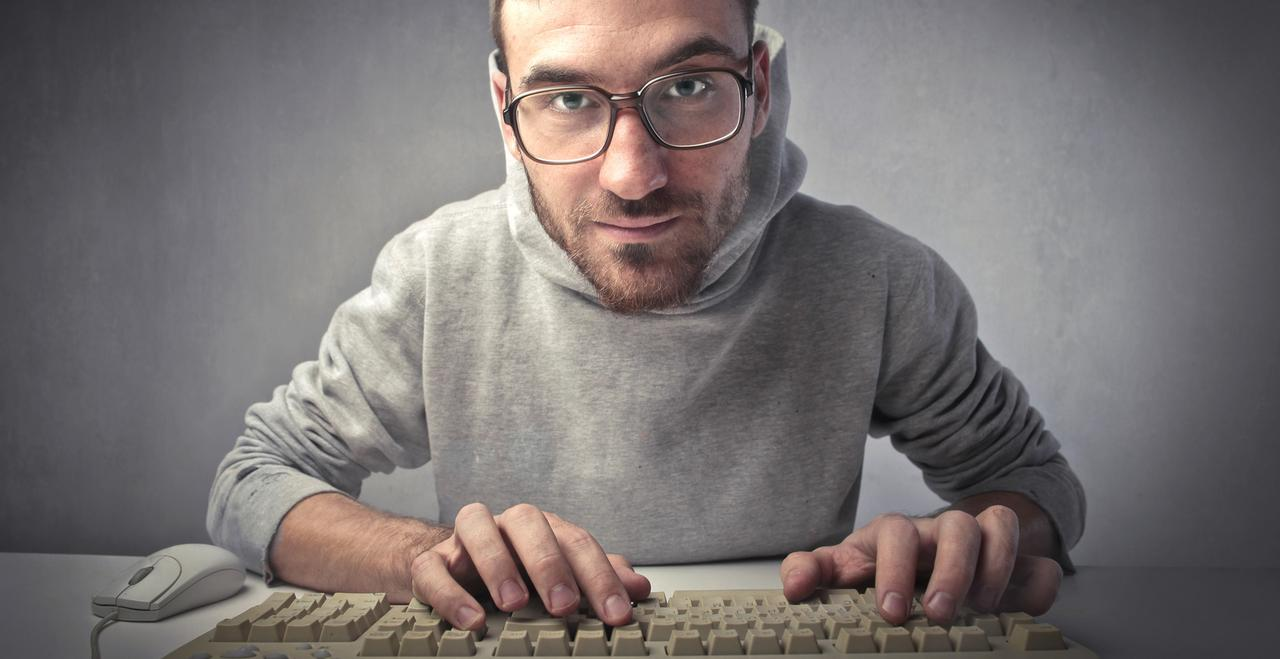
#> input picture picture1.jpg, 1280 x 659 px
$ python module_11_1.py
#> lines starting #> are read from the running program, lines starting #| are printed output that depends on the picture
# Домашнее задание по теме "Обзор сторонних библиотек Python"
import requests as rq
import pandas as pd
import numpy as np
from PIL import Image


'''
# Requests - это простая HTTP-библиотека для Python, созданная для людей.
url_name = 'https://esia.gosuslugi.ru/'
r = rq.get(url_name)
encoding_url = r.encoding
print(f'Кодировка страницы {url_name} - {encoding_url}')  # Вывод на печать используюмую кодировку
print()

# Pandas -  это библиотека, предоставляющая высокопроизводительные и простые в использовании структуры данных
# и инструменты для анализа данных для языка программирования Python.

data = pd.read_csv("myfile.csv", sep=";", header=(0))  # Читаем данные из файла .csv
df = pd.DataFrame(data)  # Изменение представления данных с целью дальнейшей обработки или обобщения данных

sorted_data = df.sort_values('Age')  # Отсортировано по значению в столбце 'Age'
print(sorted_data)
print()

filtered_age = df.filter(regex='g')
print(filtered_age)  # фильтруем по значению заголовка содержащего символ 'g'
print()
'''

# NumPy -  базовый пакет для научных вычислений,
# билиотека которая предоставляет объект многомерного массива
# и набор процедур для быстрых операций с массивами

array_1 = np.array([[3, 7, 9],
                    [6, 4, 2]])
array_2 = np.array([[17, 15, 22],
                    [6, 3, 9]])  # Создали тестовый двухмерный массив
print(array_1.ndim)  # Количество измерений массива
print(array_1.shape)  # Вывели размер массива

sort_array = np.sort(array_1, 0)  # Сортировка по столбцам
print(sort_array)
print()

array_0 = np.concatenate((array_1, array_2), axis=0)
print(array_0)  # Объединение массивов
print(array_0.shape)
print()

array_mult = array_1 * array_2  # поэлементное умножение массивов
print(array_mult)

# Pillow - иблиотека обработки изображений

size_2=1000,1000
with Image.open("picture1.jpg") as im:
#> im is the input picture: PIL image 1280x659 RGB; mean R, G, B 120.7, 114.6, 114
    (left, upper, right, lower) = (500,0,1000,500)
    im_crop = im.crop((left, upper, right, lower)) #Обрезка изображения
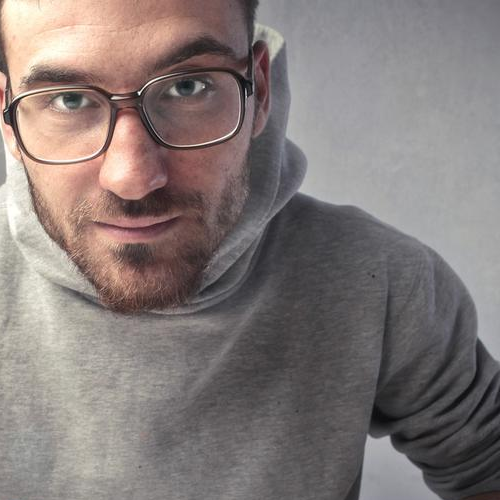
#> im_crop: PIL image 500x500 RGB; mean R, G, B 132.4, 122.7, 120.7
    im.thumbnail(size_2)    # изменение размера
#> im: PIL image 1000x515 RGB
    im.rotate(-20).save('picture2.gif', 'gif') # поворот и сохранение
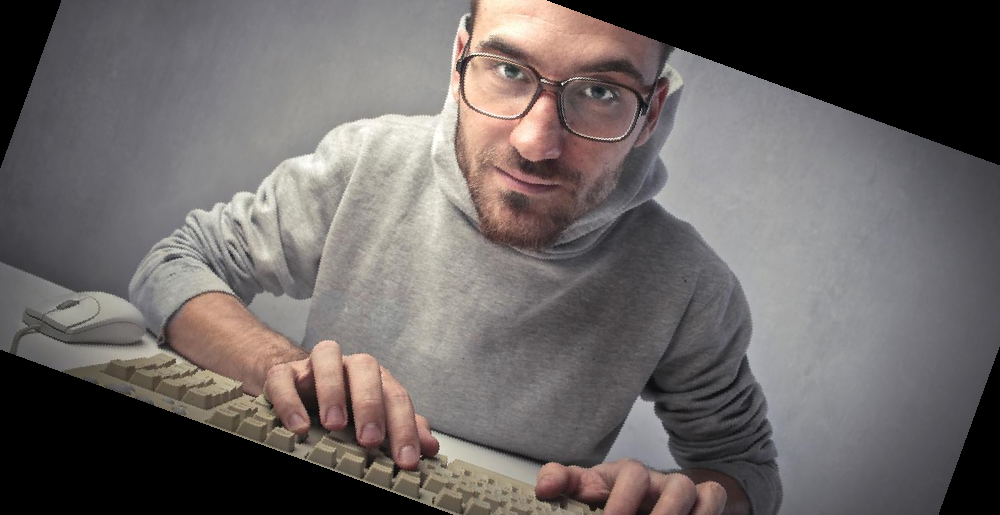
#> saved as picture2.gif: PIL image 1000x515 RGB; mean R, G, B 107, 101.3, 100.2
    im_crop.rotate(60).show()  # поворот изображения на 60 градусов и вывод на экран
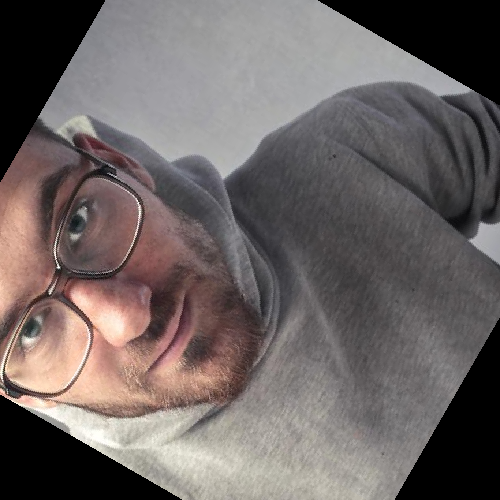
#> shown: PIL image 500x500 RGB; mean R, G, B 109.1, 100.8, 99.5
